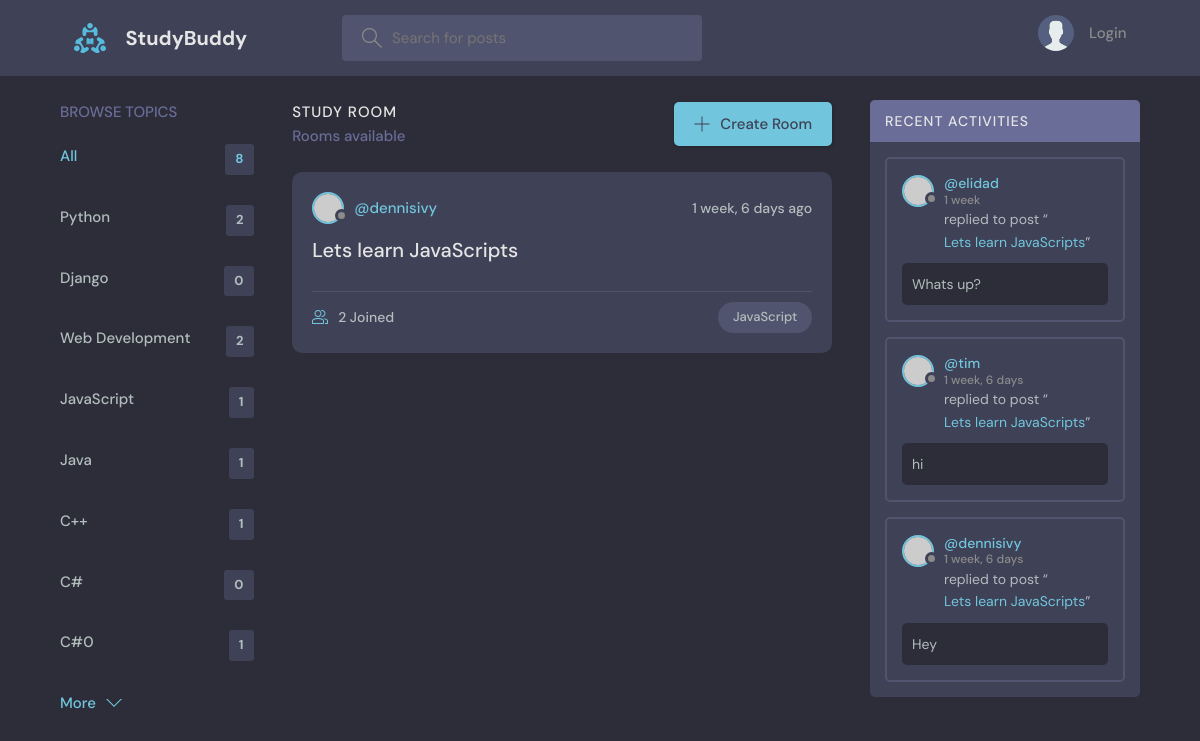
Screenshot of /?q=JavaScript with the database file from the repository.
### base/models.py (models this page shows, shortened)
class Topic(models.Model):
    name = models.CharField(max_length=200)

class Room(models.Model):
    host =   models.ForeignKey(User, on_delete=models.SET_NULL, null=True)
    topic = models.ForeignKey(Topic, on_delete=models.SET_NULL, null=True)
    name = models.CharField(max_length=200)
    description = models.TextField(null=True, blank=True)
    participants = models.ManyToManyField(User, related_name='participants', blank=True)
    updated = models.DateTimeField(auto_now=True)
    created = models.DateTimeField(auto_now_add=True)
    class Meta:
        ordering = ['-updated', '-created']
    def __str__(self):
        return self.name

class Message(models.Model):
    user = models.ForeignKey(User, on_delete=models.CASCADE)
    room =  models.ForeignKey(Room, on_delete=models.CASCADE)
    body = models.TextField()
    updated = models.DateTimeField(auto_now=True)
    created = models.DateTimeField(auto_now_add=True)
    class Meta:
        ordering = ['-updated', '-created']

### base/views.py (the view)
# urls.py: path('', views.home, name="home"),
def home(request):
    q = request.GET.get('q') if request.GET.get('q') != None else ''
    rooms = Room.objects.filter(
        Q(topic__name__icontains=q) |
        Q(name__icontains=q) |
         Q(description__icontains=q)
        )
    topics = Topic.objects.all()
    room_count = rooms.count()
    room_messages = Message.objects.filter(Q(room__topic__name__icontains=q))
    context ={'rooms': rooms, 'topics':topics, 'room_count': room_count, 'room_messages':room_messages}
    return render(request, 'base/home.html', context)

### base/templates/base/home.html (shortened to what this page needs)
{% extends 'main.html' %}
{% block content %}
    <main class="layout layout--3">
      <div class="container">
        {% include 'base/topics_component.html' %}
        <div class="roomList">
          <div class="roomList__header">
            <div>
              <h2>Study Room</h2>
              <p>{{rooms_count}} Rooms available</p>
            </div>
            <a class="btn btn--main" href="{% url 'create-room' %}">
              <svg version="1.1" xmlns="http://www.w3.org/2000/svg" width="32" height="32" viewBox="0 0 32 32">
                <title>add</title>
                <path
                  d="M16.943 0.943h-1.885v14.115h-14.115v1.885h14.115v14.115h1.885v-14.115h14.115v-1.885h-14.115v-14.115z"
                ></path>
              </svg>
              Create Room
            </a>
          </div>
          {% include 'base/feed_component.html' %}
        </div>
         {%  include 'base/activity_component.html' %}
      </div>
    </main>
{% endblock %}

### base/templates/base/topics_component.html
<div class="topics">
    <div class="topics__header">
      <h2>Browse Topics</h2>
    </div>
    <ul class="topics__list">
      <li>
        <a href="{%  url 'home' %}" class="active">All <span>{{topics.count}}</span></a>
      </li>
      {% for topic in topics %}
      <li>
        <a href="{% url 'home' %}?q={{topic.name}}">{{topic.name}}<span>{{topic.room_set.all.count}}</span></a>
      </li>
      {% endfor %}
    </ul>
    <a class="btn btn--link" href="topics.html">
      More
      <svg version="1.1" xmlns="http://www.w3.org/2000/svg" width="32" height="32" viewBox="0 0 32 32">
        <title>chevron-down</title>
        <path d="M16 21l-13-13h-3l16 16 16-16h-3l-13 13z"></path>
      </svg>
    </a>
  </div>

### base/templates/base/feed_component.html (shortened to what this page needs)
{% for room in rooms %}
<div class="roomListRoom">
    <div class="roomListRoom__header">
      <a href="{%  url 'user-profile' room.host.id %}" class="roomListRoom__author">
        <div class="avatar avatar--small">
          <img src="https://randomuser.me/api/portraits/women/11.jpg" />
        </div>
        <span>@{{room.host.username}}</span>
      </a>
      <div class="roomListRoom__actions">
        <span>{{room.created|timesince}} ago</span>
      </div>
    </div>
    <div class="roomListRoom__content">
      <a href="{% url 'room' room.id %}">{{room.name}}</a>
    </div>
    <div class="roomListRoom__meta">
      <a href="{% url 'room' room.id %}" class="roomListRoom__joined">
        {{room.participants.all.count}} Joined
      </a>
      <p class="roomListRoom__topic">{{room.topic.name}}</p>
    </div>
</div>
{% endfor %}

### base/templates/base/activity_component.html (shortened to what this page needs)
<div class="activities">
    <div class="activities__header">
      <h2>Recent Activities</h2>
    </div>
    {% for message in room_messages  %}
    <div class="activities__box">
      <div class="activities__boxHeader roomListRoom__header">
        <a href="{% url 'user-profile' message.user.id %}" class="roomListRoom__author">
          <div class="avatar avatar--small">
            <img src="https://randomuser.me/api/portraits/women/11.jpg" />
          </div>
          <p>
            @{{message.user}}
            <span>{{message.created|timesince}}</span>
          </p>
        </a>
      </div>
      <div class="activities__boxContent">
        <p>replied to post “<a href="{% url 'room' message.room.id %}">{{message.room}}</a>”</p>
              <div class="activities__boxRoomContent">
                {{message.body}}
              </div>
         </div>
    </div>
     {% endfor %}
</div>

### rows the page displays
Topic: name "Python", room_set.all.count "2"
Topic: name "Django", room_set.all.count "0"
Topic: name "Web Development", room_set.all.count "2"
Topic: name "JavaScript", room_set.all.count "1"
Topic: name "Java", room_set.all.count "1"
Topic: name "C++", room_set.all.count "1"
Topic: name "C#", room_set.all.count "0"
Topic: name "C#0", room_set.all.count "1"
Room: host.username "dennisivy", created "1 week, 6 days", name "Lets learn JavaScripts", participants.all.count "2", topic.name "JavaScript"
Message: user "elidad", created "1 week", room "Lets learn JavaScripts", body "Whats up?"
Message: user "tim", created "1 week, 6 days", room "Lets learn JavaScripts", body "hi"
Message: user "dennisivy", created "1 week, 6 days", room "Lets learn JavaScripts", body "Hey"

### other values shown
{{ topics.count }} "8"
